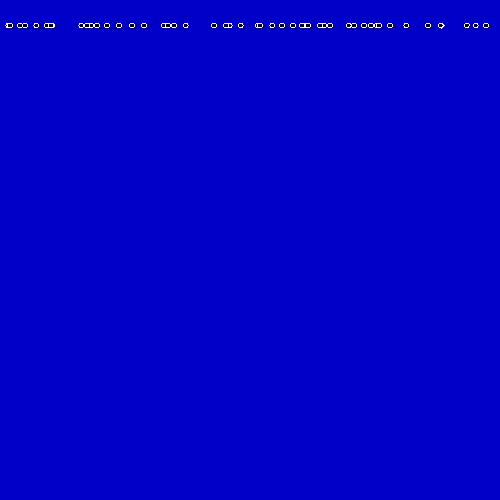
Frame 1 (no input)
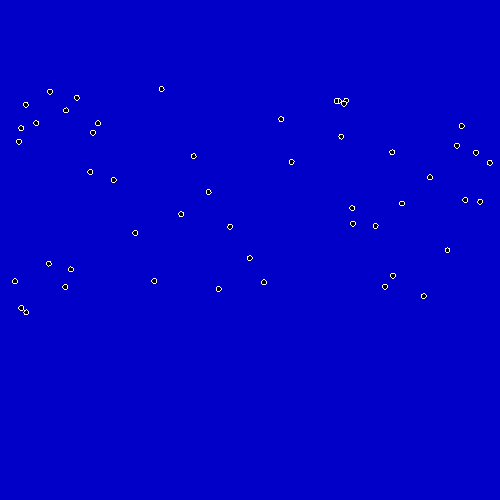
Frame 60 (the mouse pressed at the canvas centre just before this capture)
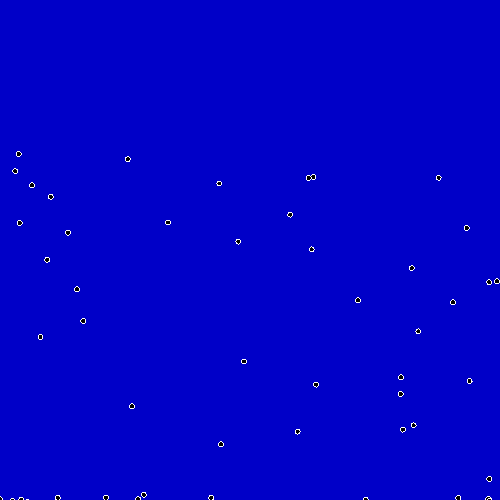
Frame 120 (the mouse held since frame 60 and released just before this capture)

The Processing sketch that drew these frames (run headless with seeded random() and noise(); from frame 60 on, the mouse is pressed at the canvas centre):

// Processing sketch: particles2
// ── particles2.pde
/// RUNNING BUGS
/// @date 2025-10-30
//*//////////////////

final int   FR   = 10; //!< How many frames per second
final int   Num  = 50; //!< How many bugs

final float minv = 10.0; //!< The slightest movement of the spider
final float maxv = 50.0; //!< What the greatest movement of the spider

float y0=0.0; //!< Starting height = height/D;

float[] y=new float[Num]; //!< Vertical position
float[] x=new float[Num]; //!< Horizontal position

float[] vy=new float[Num]; //!< Vertical speed in pixels per second!
float[] vx=new float[Num]; //!< Vertical speed in pixels per second!

void setup() // changes global y0,y,x,vx,vy
{
  size(500,500);
  y0=height/20;
  
  noSmooth();
  frameRate(FR);
  stroke(255);
  fill(0);
    
  for(int i=0;i<Num;i++) // Initialize Positions and Speeds
  {
    y[i]=y0;  // Initial vertical positions         
    x[i]=random(width); // Horizontal positions
    vy[i]=random(minv,maxv); // Vertical speeds
    vx[i]=random(-maxv/2,maxv/2); // Horisontal speeds could be negative.
  }
}
              
void draw() // changes global y,x,vx,vy
{
  // Visualisation
  background(0,0,200); // rgB

  for(int i=0;i<Num;i++) // Visualisation
  {
    ellipse(x[i],y[i],5,5);
  }

  for(int i=0;i<Num;i++) // Change of positions
  {
    y[i]+=vy[i]/FR; // Vertical speed is in pixels per second!
    x[i]+=vx[i]/FR; // Horisontal speed is in pixels per second!
    
    // Checking the new positions    
    if(y[i]<height-3) // Still on the way
    {
      if(x[i] < 0 || width < x[i])
        vx[i]=-vx[i]; // Changes in the direction of the horisontal component of the velocity vector to the opposite
    }
    else // Target line achieved
    {
      vy[i]=0;
      vx[i]=0;
    }
  }
}

// https://github.com/borkowsk/bookProcessingEN
